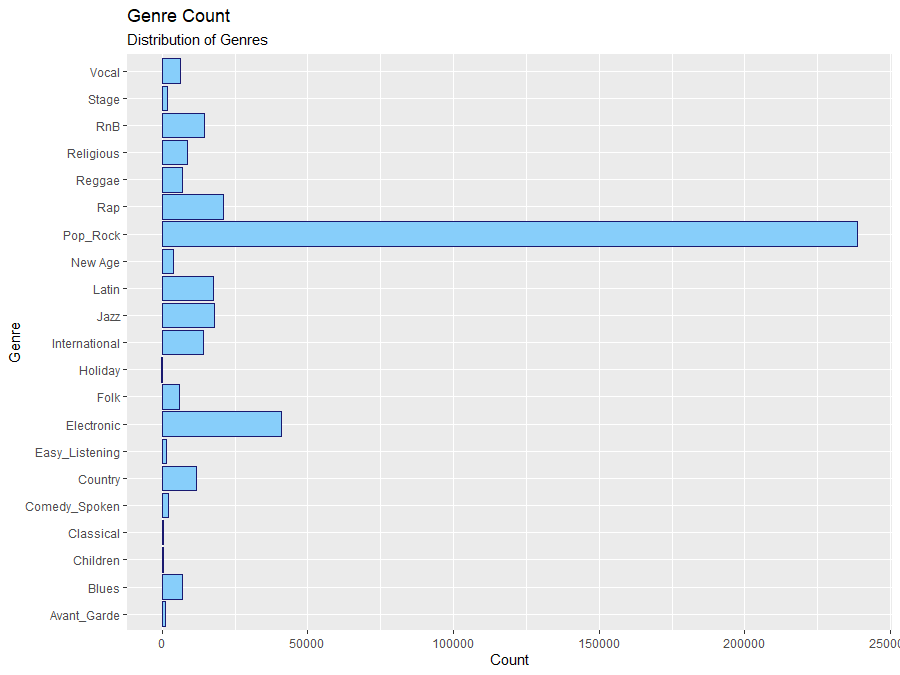

Source code (R):
library(ggplot2)
library(dplyr)
library(tidyverse)


genre_df <- read_csv("C:\\Users\\coach\\OneDrive - University of Canterbury\\MADS\\DATA420 Assignment 2 Code\\genre_types.csv\\combined_genre_types.csv", col_names = TRUE)


ggplot(genre_df, aes(x=Genre, y=Count)) + 
  geom_bar(stat = "identity", colour = "midnightblue", fill="lightskyblue") + 
  coord_flip() +
  ggtitle("Genre Count", subtitle = "Distribution of Genres")
